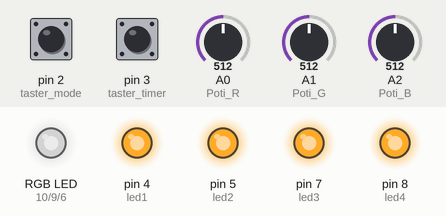
The sketch below on a simulated Arduino Uno, built with avr-gcc and run on an emulated ATmega328P. On the bench: an RGB LED mixed from three pins (HIGH = lit), output pins drawn as LEDs (lit = HIGH). The test bench sets the inputs (shaded band); at power-on: A0 (Poti_R) = 512, A1 (Poti_G) = 512, A2 (Poti_B) = 512, pin 2 (taster_mode) HIGH, pin 3 (taster_timer) HIGH. Dim RGB values are drawn brighter than linear.

Above: at 1.2 s.
1.3 s: A0 (Poti_R) set to 716
At 1.8 s:
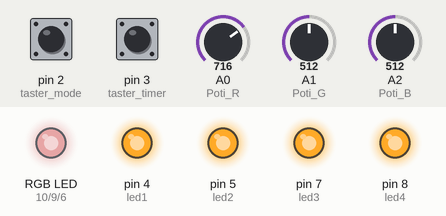
2.8 s: A1 (Poti_G) set to 716
At 4.0 s:
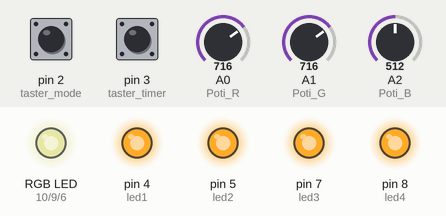
4.3 s: A2 (Poti_B) set to 716
At 5.2 s:
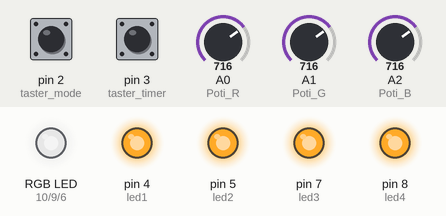
5.8 s: pin 2 (taster_mode) pulled LOW for 0.15 s
At 7.1 s:
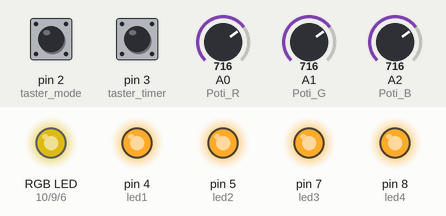
7.4 s: pin 3 (taster_timer) pulled LOW for 0.15 s
At 8.3 s:
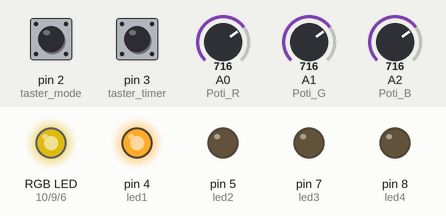
9.0 s: pin 2 (taster_mode) pulled LOW for 1 s
At 10.8 s:
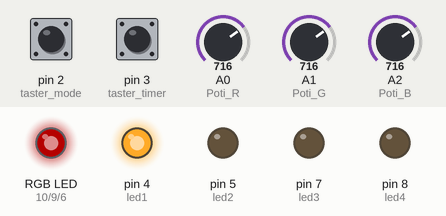
Timing chart, 0 to 19.0 s (numbered marks = the images above; inputs shaded):
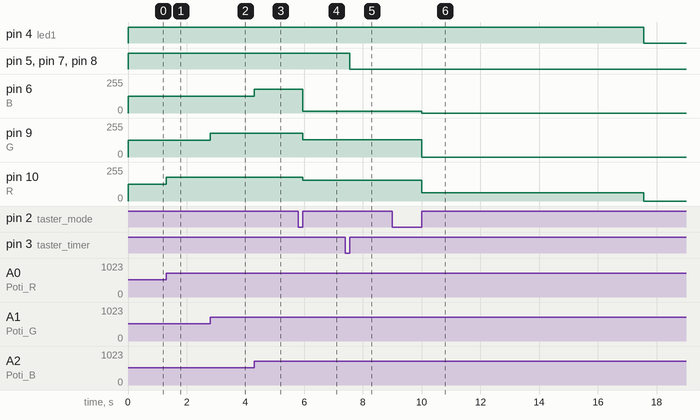

The sketch:

AmbiLight_RGB.ino
```cpp
uint8_t taster_timer = 3;
uint8_t taster_mode = 2;
uint8_t R = 10;
uint8_t G = 9;
uint8_t B = 6;
uint8_t Poti_R = A0;
uint8_t Poti_G = A1;
uint8_t Poti_B = A2;
uint8_t led1 = 4;
uint8_t led2 = 5;
uint8_t led3 = 7;
uint8_t led4 = 8;

uint8_t pwm_R = 0;
uint8_t pwm_G = 0;
uint8_t pwm_B = 0;
uint32_t timer1 = 0;
uint32_t timer2 = 0;
uint32_t timer3 = 0;


//TODO Effekte (Farbverlauf, blinken)

enum Timer_State
{
  OFF,
  ON,
  T1,
  T2,
  T3,
  T4
};

enum Mode_State
{
  Manual,
  Warm_white,
  Cool_red,
  Cool_green,
  Cool_blue,
  Cool_turqoise
};

enum Timer_State timer_state = ON;
enum Mode_State mode_state = Manual;

unsigned long t1 = 0;

void setup() {
  pinMode(taster_timer, INPUT_PULLUP);
  pinMode(taster_mode, INPUT_PULLUP);
  pinMode(R, OUTPUT);
  pinMode(G, OUTPUT);
  pinMode(B, OUTPUT);
  pinMode(led1 , OUTPUT);
  pinMode(led2 , OUTPUT);
  pinMode(led3 , OUTPUT);
  pinMode(led4 , OUTPUT);
  pinMode(Poti_R, INPUT);
  pinMode(Poti_G, INPUT);
  pinMode(Poti_B, INPUT);

  attachInterrupt(digitalPinToInterrupt(taster_timer), timerButtonPress, RISING);
  attachInterrupt(digitalPinToInterrupt(taster_mode), modeButtonPress, RISING);
  analogReference(EXTERNAL);
}
//Switch Timer state
void timerButtonPress() {
  if (timer1 > 100) {
    switch(timer_state) {
      case OFF: timer_state = ON; break;
      case ON: timer_state = T1; break;
      case T1: timer_state = T2; break;
      case T2: timer_state = T3; break;
      case T3: timer_state = T4; break;
      case T4: timer_state = OFF; break;
    }
  }
  timer1 = 0;
}

//Switch Mode
void modeButtonPress()
{
   if (timer2 > 100) {
    switch(mode_state) {
      case Manual: mode_state = Warm_white; break;
      case Warm_white: mode_state = Cool_red; break;
      case Cool_red: mode_state = Cool_green; break;
      case Cool_green: mode_state = Cool_blue; break;
      case Cool_blue: mode_state = Cool_turqoise; break;
      case Cool_turqoise: mode_state = Manual; break;
    }
  }
  timer2 = 0;

}


void checkReset()
{
  if (!digitalRead(taster_timer) && !digitalRead(taster_mode))
  {
    if(timer3 > 100)
    {
      mode_state = Manual;
      timer_state = ON;
    }
  }
  timer3 = 0;
}

void writeRGB(int val_R, int val_G, int val_B)
{
  //Set PWM Signal
    pwm_R = map(val_R, 0, 1023, 0 , 255);
    pwm_G = map(val_G, 0, 1023, 0 , 255);
    pwm_B = map(val_B, 0, 1023, 0 , 255);


    analogWrite(R, pwm_R);
    analogWrite(G, pwm_G);
    analogWrite(B, pwm_B);
}

void setTimer ()
{
  if (digitalRead(taster_timer))
  {
    delay(1);
    timer1 ++;
  }

  if (digitalRead(taster_mode))
  {
    delay(1);
    timer2 ++;
  }

  if (digitalRead(taster_mode) && digitalRead(taster_timer))
  {
    delay(1);
    timer3++;
  }
}

void loop() {

setTimer();
checkReset();


//Sleep Timer
  switch(timer_state) {
  case OFF:
            writeRGB(0,0,0);
      t1 = 0;
      digitalWrite(led1, LOW);
      digitalWrite(led2, LOW);
      digitalWrite(led3, LOW);
      digitalWrite(led4, LOW);
      break;
  case ON:
      switch(mode_state)
      {
        case Manual:
          writeRGB(analogRead(Poti_R), analogRead(Poti_G), analogRead(Poti_B)); break;
        case Warm_white:
          writeRGB(623, 523, 50);  break;
        case Cool_red:
          writeRGB(255, 0, 0);  break;
        case Cool_green:
          writeRGB(0,255,0); break;
        case Cool_blue:
          writeRGB(0,0,255); break;
        case Cool_turqoise:
          writeRGB(0,255, 210); break;
      }

      t1 = 0;
      digitalWrite(led1, HIGH);
      digitalWrite(led2, HIGH);
      digitalWrite(led3, HIGH);
      digitalWrite(led4, HIGH);
      break;
  case T1:
      if (t1 == 0) {
        t1 = millis();
      }
      if (millis()-t1 > 10000) {
        timer_state = OFF;
        t1=0;
      }
      switch(mode_state)
      {
        case Manual:
          writeRGB(analogRead(Poti_R), analogRead(Poti_G), analogRead(Poti_B)); break;
        case Warm_white:
          writeRGB(623, 523, 50);  break;
        case Cool_red:
          writeRGB(255, 0, 0);  break;
        case Cool_green:
          writeRGB(0,255,0); break;
        case Cool_blue:
          writeRGB(0,0,255); break;
        case Cool_turqoise:
          writeRGB(0,255, 210); break;
      }
      digitalWrite(led1, HIGH);
      digitalWrite(led2, LOW);
      digitalWrite(led3, LOW);
      digitalWrite(led4, LOW);
      break;
  case T2:
      if (t1 == 0) {
        t1 = millis();
      }
      if (millis()-t1 > 10000) {
        timer_state = T1;
        t1=0;
      }
      switch(mode_state)
      {
        case Manual:
          writeRGB(analogRead(Poti_R), analogRead(Poti_G), analogRead(Poti_B)); break;
        case Warm_white:
          writeRGB(623, 523, 50);  break;
        case Cool_red:
          writeRGB(255, 0, 0);  break;
        case Cool_green:
          writeRGB(0,255,0); break;
        case Cool_blue:
          writeRGB(0,0,255); break;
        case Cool_turqoise:
          writeRGB(0,255, 210); break;
      }
      digitalWrite(led1, HIGH);
      digitalWrite(led2, HIGH);
      digitalWrite(led3, LOW);
      digitalWrite(led4, LOW);
      break;
  case T3:
      if (t1 == 0) {
        t1 = millis();
      }
      if (millis()-t1 > 10000) {
        timer_state = T2;
        t1=0;
      }
      switch(mode_state)
      {
        case Manual:
          writeRGB(analogRead(Poti_R), analogRead(Poti_G), analogRead(Poti_B)); break;
        case Warm_white:
          writeRGB(623, 523, 50);  break;
        case Cool_red:
          writeRGB(255, 0, 0);  break;
        case Cool_green:
          writeRGB(0,255,0); break;
        case Cool_blue:
          writeRGB(0,0,255); break;
        case Cool_turqoise:
          writeRGB(0,255, 210); break;
      }
      digitalWrite(led1, HIGH);
      digitalWrite(led2, HIGH);
      digitalWrite(led3, HIGH);
      digitalWrite(led4, LOW);
      break;
  case T4:
      if (t1 == 0) {
        t1 = millis();
      }
      if (millis()-t1 > 10000) {
        timer_state = T3;
        t1=0;
      }
      switch(mode_state)
      {
        case Manual:
          writeRGB(analogRead(Poti_R), analogRead(Poti_G), analogRead(Poti_B)); break;
        case Warm_white:
          writeRGB(623, 523, 50);  break;
        case Cool_red:
          writeRGB(255, 0, 0);  break;
        case Cool_green:
          writeRGB(0,255,0); break;
        case Cool_blue:
          writeRGB(0,0,255); break;
        case Cool_turqoise:
          writeRGB(0,255, 210); break;
      }
      digitalWrite(led1, HIGH);
      digitalWrite(led2, HIGH);
      digitalWrite(led3, HIGH);
      digitalWrite(led4, HIGH);
      break;
  }

}
```

Measured:
- after the input at 1.3 s, pin 10 (R): 127/255 → 178/255 at once
- after the input at 2.8 s, pin 9 (G): 127/255 → 178/255 at once
- after the input at 4.3 s, pin 6 (B): 127/255 → 178/255 at once
- after the input at 5.8 s, pin 6 (B): 178/255 → 12/255 after 0.15 s; pin 9 (G): 178/255 → 130/255 after 0.15 s; pin 10 (R): 178/255 → 155/255 after 0.15 s
- after the input at 7.4 s, pin 5 (led2), pin 7 (led3), pin 8 (led4): HIGH → LOW after 0.15 s
- after the input at 9.0 s, pin 6 (B): 12/255 → 0/255 after 1.0 s instead of 8.6 s; pin 9 (G): 130/255 → 0/255 after 1.0 s instead of 8.6 s; pin 10 (R): 155/255 → 63/255 after 1.0 s, → 0/255 7.6 s later
